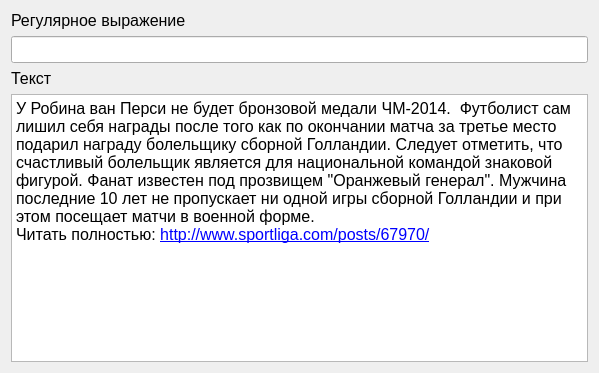
<?xml version="1.0" encoding="UTF-8"?>
<ui version="4.0">
 <class>RegexpTestWindow</class>
 <widget class="QWidget" name="RegexpTestWindow">
  <property name="geometry">
   <rect>
    <x>0</x>
    <y>0</y>
    <width>599</width>
    <height>373</height>
   </rect>
  </property>
  <property name="font">
   <font>
    <pointsize>12</pointsize>
   </font>
  </property>
  <property name="windowTitle">
   <string>Отладка решулярных выражений</string>
  </property>
  <layout class="QVBoxLayout" name="verticalLayout">
   <item>
    <widget class="QLabel" name="lblRegexp">
     <property name="text">
      <string>Регулярное выражение</string>
     </property>
     <property name="alignment">
      <set>Qt::AlignBottom|Qt::AlignLeading|Qt::AlignLeft</set>
     </property>
    </widget>
   </item>
   <item>
    <widget class="QLineEdit" name="edtRegexp"/>
   </item>
   <item>
    <widget class="QLabel" name="lblText">
     <property name="text">
      <string>Текст</string>
     </property>
     <property name="alignment">
      <set>Qt::AlignBottom|Qt::AlignLeading|Qt::AlignLeft</set>
     </property>
    </widget>
   </item>
   <item>
    <widget class="QTextBrowser" name="edtText">
     <property name="readOnly">
      <bool>false</bool>
     </property>
     <property name="html">
      <string>&lt;!DOCTYPE HTML PUBLIC &quot;-//W3C//DTD HTML 4.0//EN&quot; &quot;http://www.w3.org/TR/REC-html40/strict.dtd&quot;&gt;
&lt;html&gt;&lt;head&gt;&lt;meta name=&quot;qrichtext&quot; content=&quot;1&quot; /&gt;&lt;meta charset=&quot;utf-8&quot; /&gt;&lt;style type=&quot;text/css&quot;&gt;
p, li { white-space: pre-wrap; }
hr { height: 1px; border-width: 0; }
li.unchecked::marker { content: &quot;\2610&quot;; }
li.checked::marker { content: &quot;\2612&quot;; }
&lt;/style&gt;&lt;/head&gt;&lt;body style=&quot; font-family:'.AppleSystemUIFont'; font-size:12pt; font-weight:400; font-style:normal;&quot;&gt;
&lt;p style=&quot; margin-top:0px; margin-bottom:0px; margin-left:0px; margin-right:0px; -qt-block-indent:0; text-indent:0px;&quot;&gt;&lt;span style=&quot; font-family:'MS Shell Dlg 2';&quot;&gt;У Робина ван Перси не будет бронзовой медали ЧМ-2014.  Футболист сам лишил себя награды после того как по окончании матча за третье место подарил награду болельщику сборной Голландии. Следует отметить, что счастливый болельщик является для национальной командой знаковой фигурой. Фанат известен под прозвищем &amp;quot;Оранжевый генерал&amp;quot;. Мужчина последние 10 лет не пропускает ни одной игры сборной Голландии и при этом посещает матчи в военной форме.&lt;/span&gt;&lt;a name=&quot;ctrlcopy&quot;&gt;&lt;/a&gt;&lt;span style=&quot; font-family:'MS Shell Dlg 2';&quot;&gt;&lt;br /&gt;&lt;/span&gt;&lt;span style=&quot; font-family:'MS Shell Dlg 2';&quot;&gt;Читать полностью: &lt;/span&gt;&lt;a href=&quot;http://www.sportliga.com/posts/67970/&quot;&gt;&lt;span style=&quot; font-family:'MS Shell Dlg 2'; text-decoration: underline; color:#0000ff;&quot;&gt;http://www.sportliga.com/posts/67970/&lt;/span&gt;&lt;/a&gt;&lt;/p&gt;&lt;/body&gt;&lt;/html&gt;</string>
     </property>
    </widget>
   </item>
  </layout>
 </widget>
 <resources/>
 <connections/>
</ui>
